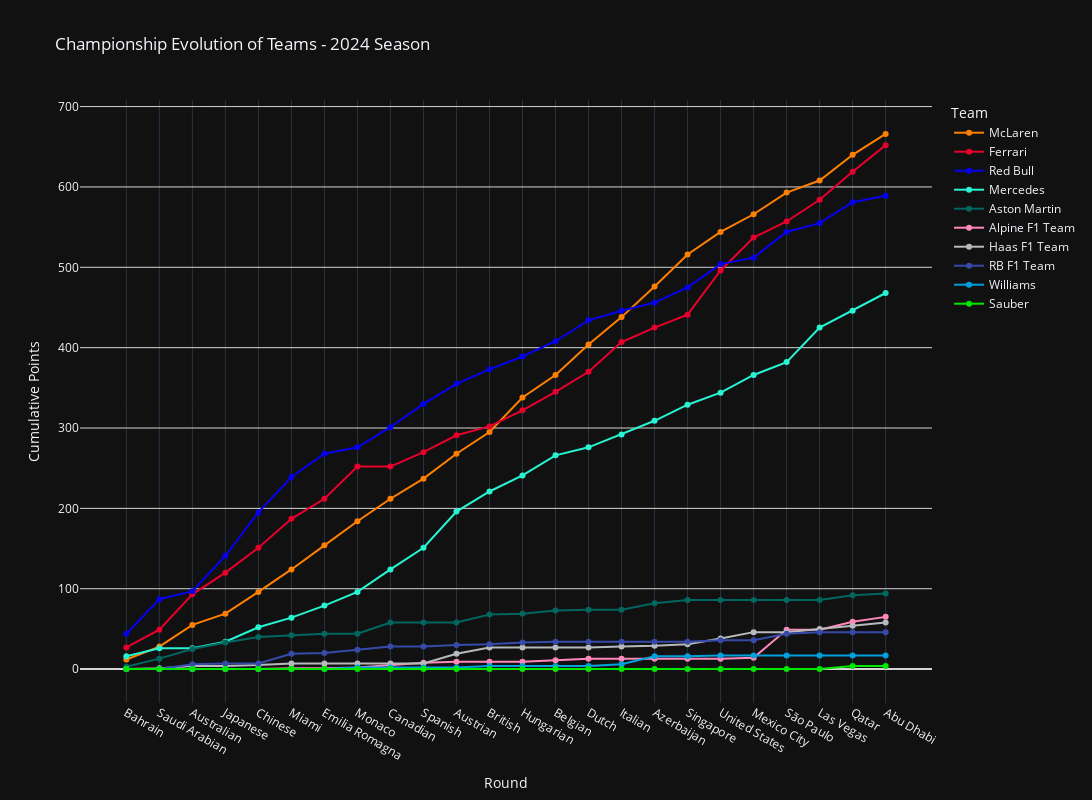

The notebook cell saved with this chart:
### Markdown cell above
### Constructor's championship

### Code cell
plot_constructors_championship(df_constructors, session, top=None)

### Figure 1 — Plotly figure (JSON) as saved in the notebook; plotly's stock layout.template omitted (floating-point values rounded to 4 significant figures)
{"data": [{"line": {"color": "#ff8000"}, "marker": {"symbol": "circle"}, "mode": "lines+markers", "name": "McLaren", "type": "scatter", "x": ["Bahrain", "Saudi Arabian", "Australian", "Japanese", "Chinese", "Miami", "Emilia Romagna", "Monaco", "Canadian", "Spanish", "Austrian", "British", "Hungarian", "Belgian", "Dutch", "Italian", "Azerbaijan", "Singapore", "United States", "Mexico City", "São Paulo", "Las Vegas", "Qatar", "Abu Dhabi"], "y": [12, 28, 55, 69, 96, 124, 154, 184, 212, 237, 268, 295, 338, 366, 404, 438, 476, 516, 544, 566, 593, 608, 640, 666]}, {"line": {"color": "#e8002d"}, "marker": {"symbol": "circle"}, "mode": "lines+markers", "name": "Ferrari", "type": "scatter", "x": ["Bahrain", "Saudi Arabian", "Australian", "Japanese", "Chinese", "Miami", "Emilia Romagna", "Monaco", "Canadian", "Spanish", "Austrian", "British", "Hungarian", "Belgian", "Dutch", "Italian", "Azerbaijan", "Singapore", "United States", "Mexico City", "São Paulo", "Las Vegas", "Qatar", "Abu Dhabi"], "y": [27, 49, 93, 120, 151, 187, 212, 252, 252, 270, 291, 302, 322, 345, 370, 407, 425, 441, 496, 537, 557, 584, 619, 652]}, {"line": {"color": "#0600ef"}, "marker": {"symbol": "circle"}, "mode": "lines+markers", "name": "Red Bull", "type": "scatter", "x": ["Bahrain", "Saudi Arabian", "Australian", "Japanese", "Chinese", "Miami", "Emilia Romagna", "Monaco", "Canadian", "Spanish", "Austrian", "British", "Hungarian", "Belgian", "Dutch", "Italian", "Azerbaijan", "Singapore", "United States", "Mexico City", "São Paulo", "Las Vegas", "Qatar", "Abu Dhabi"], "y": [44, 87, 97, 141, 195, 239, 268, 276, 301, 330, 355, 373, 389, 408, 434, 446, 456, 475, 504, 512, 544, 555, 581, 589]}, {"line": {"color": "#27f4d2"}, "marker": {"symbol": "circle"}, "mode": "lines+markers", "name": "Mercedes", "type": "scatter", "x": ["Bahrain", "Saudi Arabian", "Australian", "Japanese", "Chinese", "Miami", "Emilia Romagna", "Monaco", "Canadian", "Spanish", "Austrian", "British", "Hungarian", "Belgian", "Dutch", "Italian", "Azerbaijan", "Singapore", "United States", "Mexico City", "São Paulo", "Las Vegas", "Qatar", "Abu Dhabi"], "y": [16, 26, 26, 34, 52, 64, 79, 96, 124, 151, 196, 221, 241, 266, 276, 292, 309, 329, 344, 366, 382, 425, 446, 468]}, {"line": {"color": "#00665f"}, "marker": {"symbol": "circle"}, "mode": "lines+markers", "name": "Aston Martin", "type": "scatter", "x": ["Bahrain", "Saudi Arabian", "Australian", "Japanese", "Chinese", "Miami", "Emilia Romagna", "Monaco", "Canadian", "Spanish", "Austrian", "British", "Hungarian", "Belgian", "Dutch", "Italian", "Azerbaijan", "Singapore", "United States", "Mexico City", "São Paulo", "Las Vegas", "Qatar", "Abu Dhabi"], "y": [3, 13, 25, 33, 40, 42, 44, 44, 58, 58, 58, 68, 69, 73, 74, 74, 82, 86, 86, 86, 86, 86, 92, 94]}, {"line": {"color": "#ff87bc"}, "marker": {"symbol": "circle"}, "mode": "lines+markers", "name": "Alpine F1 Team", "type": "scatter", "x": ["Bahrain", "Saudi Arabian", "Australian", "Japanese", "Chinese", "Miami", "Emilia Romagna", "Monaco", "Canadian", "Spanish", "Austrian", "British", "Hungarian", "Belgian", "Dutch", "Italian", "Azerbaijan", "Singapore", "United States", "Mexico City", "São Paulo", "Las Vegas", "Qatar", "Abu Dhabi"], "y": [0, 0, 0, 0, 0, 1, 1, 2, 5, 8, 9, 9, 9, 11, 13, 13, 13, 13, 13, 14, 49, 49, 59, 65]}, {"line": {"color": "#b6babd"}, "marker": {"symbol": "circle"}, "mode": "lines+markers", "name": "Haas F1 Team", "type": "scatter", "x": ["Bahrain", "Saudi Arabian", "Australian", "Japanese", "Chinese", "Miami", "Emilia Romagna", "Monaco", "Canadian", "Spanish", "Austrian", "British", "Hungarian", "Belgian", "Dutch", "Italian", "Azerbaijan", "Singapore", "United States", "Mexico City", "São Paulo", "Las Vegas", "Qatar", "Abu Dhabi"], "y": [0, 1, 4, 4, 5, 7, 7, 7, 7, 7, 19, 27, 27, 27, 27, 28, 29, 31, 38, 46, 46, 50, 54, 58]}, {"line": {"color": "#364aa9"}, "marker": {"symbol": "circle"}, "mode": "lines+markers", "name": "RB F1 Team", "type": "scatter", "x": ["Bahrain", "Saudi Arabian", "Australian", "Japanese", "Chinese", "Miami", "Emilia Romagna", "Monaco", "Canadian", "Spanish", "Austrian", "British", "Hungarian", "Belgian", "Dutch", "Italian", "Azerbaijan", "Singapore", "United States", "Mexico City", "São Paulo", "Las Vegas", "Qatar", "Abu Dhabi"], "y": [0, 0, 6, 7, 7, 19, 20, 24, 28, 28, 30, 31, 33, 34, 34, 34, 34, 34, 36, 36, 44, 46, 46, 46]}, {"line": {"color": "#00a0dd"}, "marker": {"symbol": "circle"}, "mode": "lines+markers", "name": "Williams", "type": "scatter", "x": ["Bahrain", "Saudi Arabian", "Australian", "Japanese", "Chinese", "Miami", "Emilia Romagna", "Monaco", "Canadian", "Spanish", "Austrian", "British", "Hungarian", "Belgian", "Dutch", "Italian", "Azerbaijan", "Singapore", "United States", "Mexico City", "São Paulo", "Las Vegas", "Qatar", "Abu Dhabi"], "y": [0, 0, 0, 0, 0, 0, 0, 2, 2, 2, 2, 4, 4, 4, 4, 6, 16, 16, 17, 17, 17, 17, 17, 17]}, {"line": {"color": "#00e700"}, "marker": {"symbol": "circle"}, "mode": "lines+markers", "name": "Sauber", "type": "scatter", "x": ["Bahrain", "Saudi Arabian", "Australian", "Japanese", "Chinese", "Miami", "Emilia Romagna", "Monaco", "Canadian", "Spanish", "Austrian", "British", "Hungarian", "Belgian", "Dutch", "Italian", "Azerbaijan", "Singapore", "United States", "Mexico City", "São Paulo", "Las Vegas", "Qatar", "Abu Dhabi"], "y": [0, 0, 0, 0, 0, 0, 0, 0, 0, 0, 0, 0, 0, 0, 0, 0, 0, 0, 0, 0, 0, 0, 4, 4]}], "layout": {"height": 800, "legend": {"title": {"text": "Team"}}, "title": {"text": "Championship Evolution of Teams - 2024 Season"}, "width": 1200, "xaxis": {"tickmode": "array", "tickvals": ["Bahrain", "Saudi Arabian", "Australian", "Japanese", "Chinese", "Miami", "Emilia Romagna", "Monaco", "Canadian", "Spanish", "Austrian", "British", "Hungarian", "Belgian", "Dutch", "Italian", "Azerbaijan", "Singapore", "United States", "Mexico City", "São Paulo", "Las Vegas", "Qatar", "Abu Dhabi"], "title": {"text": "Round"}}, "yaxis": {"gridcolor": "lightgray", "title": {"text": "Cumulative Points"}, "zerolinecolor": "lightgray"}}}
